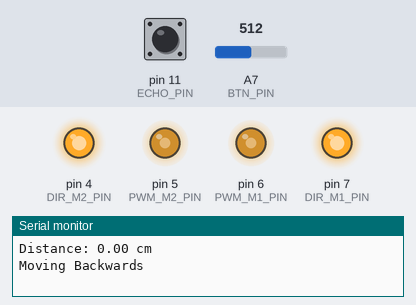
Bench run of a sketch on a simulated Arduino Uno, built with avr-gcc and run on an emulated ATmega328P. Shown: output pins drawn as LEDs (lit = HIGH), the last lines printed to the serial monitor. Inputs (shaded band) come from the test bench; at power-on: pin 11 (ECHO_PIN) LOW, A7 (BTN_PIN) = 512. Pins used as bus, display or sensor lines are not drawn.

Above: at 1.2 s.
1.3 s: pin 11 (ECHO_PIN) pulsed HIGH 2 times (0.12 s each, 0.3 s apart)
At 2.5 s:
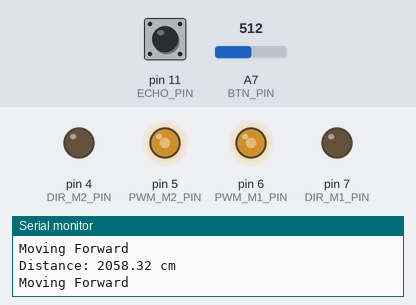
4.2 s: pin 11 (ECHO_PIN) pulsed HIGH 2 times (0.12 s each, 0.3 s apart)
At 6.6 s:
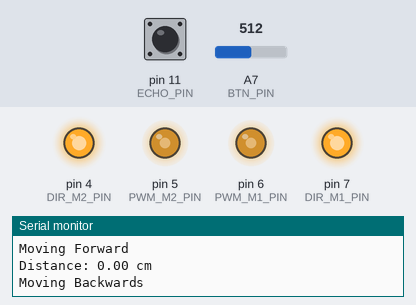
Timing chart, 0 to 8.1 s (numbered marks = the images above; inputs shaded):
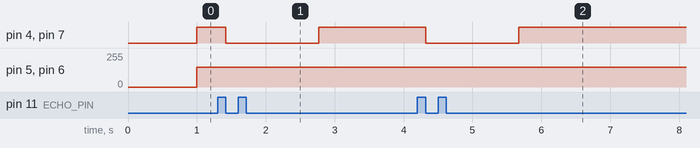

Measured:
- after the input at 1.3 s, pin 4 (DIR_M2_PIN), pin 7 (DIR_M1_PIN): HIGH → LOW after 0.12 s, → HIGH 1.4 s later
- after the input at 4.2 s, pin 4 (DIR_M2_PIN), pin 7 (DIR_M1_PIN): HIGH → LOW after 0.12 s, → HIGH 1.4 s later

The sketch:

hl_mini_demo_check.ino
```cpp
// (licence header left out)
// Вывод приема данных и управления датчиком
const byte TRIG_PIN = 12;
const byte ECHO_PIN = 11;
// Выводы направления моторов
const byte DIR_M1_PIN = 7;
const byte DIR_M2_PIN = 4;
// Выводы скорости моторов
const byte PWM_M1_PIN = 6;
const byte PWM_M2_PIN = 5;
// Вывод кнопки
const byte BTN_PIN = A7;

// Желаемое расстояние удержания на месте
const int GOAL_DISTANCE_CM = 10;
// Интервал удержания на месте +- см
const int DELTA_CM = 2;

// Скорость звука при +20°С составляет 343м/с → 1 / 343м/с = 0,002915с → 0,002915с * 1000 = 2.915мс
const float t_sound_ms = 2.915;

// флаг клика по кнопке
bool btn_flag = true;

void setup() {
  // Настройка скорости отладочного порта
  Serial.begin(9600);

  // Настройка выводов сонара
  pinMode(TRIG_PIN, OUTPUT);
  pinMode(ECHO_PIN, INPUT);
  // Настройка выводов моторов
  pinMode(DIR_M1_PIN,OUTPUT);
  pinMode(DIR_M2_PIN,OUTPUT);
  pinMode(PWM_M1_PIN,OUTPUT);
  pinMode(PWM_M2_PIN,OUTPUT);
  // Настройка вывода кнопки
  pinMode(BTN_PIN, INPUT);
  // Сброс скорости моторов
  analogWrite(PWM_M1_PIN, 0);
  analogWrite(PWM_M2_PIN, 0);
}

/*
 * Кнопка подключена к аналоговому входу и не имеет цифрового мультиплексора,
 * по этому проверка происходит на значение из АЦП
 */
bool checkUserButtonState() {
  // Получение аналогового значения с вывода кнопки и проверка на 0 (значение < 512 - кнопка нажата)
  if (analogRead(BTN_PIN) > 512) {
    return false; // Отпущена
  }
  else {
    return true; // Нажата
  }
}

void loop() {
  // Смена флага кликом по кнопке
  if (checkUserButtonState() && btn_flag) {
    btn_flag = false;
  }

  // После клика по кнопке, выполняется код удержания дистанции
  if (!btn_flag) {
    // Переменные для хранения длительности импульса от сонара и расстояния
    long duration;
    float distance_cm;

    // Генерация импульса 10 микросекунд
    digitalWrite(TRIG_PIN, LOW);
    delayMicroseconds(10);
    digitalWrite(TRIG_PIN, HIGH);

    // Получение длительности отраженного импульса
    duration = pulseIn(ECHO_PIN, HIGH);

    // Пересчет длительности в растояние (см)
    distance_cm = ((duration / 2) / t_sound_ms) / 10.0;

    Serial.print("Distance: ");
    Serial.print(distance_cm);
    Serial.println(" cm");

    if (distance_cm > GOAL_DISTANCE_CM + DELTA_CM) { // Движение на припятствие когда расстояние больше заданного
      digitalWrite(DIR_M1_PIN, LOW);
      digitalWrite(DIR_M2_PIN, LOW);
      analogWrite(PWM_M1_PIN, 150);
      analogWrite(PWM_M2_PIN, 150);
      Serial.println("Moving Forward");
    }
    else if (distance_cm < GOAL_DISTANCE_CM - DELTA_CM) { // Движение от препятствия когда расстояние меньше заданного
      digitalWrite(DIR_M1_PIN, HIGH);
      digitalWrite(DIR_M2_PIN, HIGH);
      analogWrite(PWM_M1_PIN, 150);
      analogWrite(PWM_M2_PIN, 150);
      Serial.println("Moving Backwards");
    }
    else { // Остановка моторов если попали в желаемый диапазон
      analogWrite(PWM_M1_PIN, 0);
      analogWrite(PWM_M2_PIN, 0);
      Serial.println("Moving Stop");
    }

    delay(50); // >30 для подавления эффекта эхо сонара
  }

}
```
